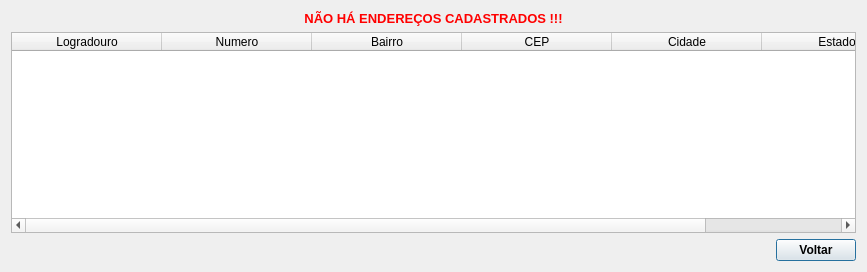
<?xml version="1.0" encoding="UTF-8"?>
<ui version="4.0">
 <class>frmConsultaEndereco</class>
 <widget class="QDialog" name="frmConsultaEndereco">
  <property name="geometry">
   <rect>
    <x>0</x>
    <y>0</y>
    <width>867</width>
    <height>272</height>
   </rect>
  </property>
  <property name="windowTitle">
   <string>Enderecos</string>
  </property>
  <property name="windowIcon">
   <iconset resource="arquivos.qrc">
    <normaloff>:/Arquivos/Imagens/endereco.png</normaloff>:/Arquivos/Imagens/endereco.png</iconset>
  </property>
  <layout class="QGridLayout" name="gridLayout">
   <item row="2" column="1">
    <widget class="QPushButton" name="pushButton_Fechar">
     <property name="font">
      <font>
       <weight>75</weight>
       <bold>true</bold>
      </font>
     </property>
     <property name="text">
      <string>Voltar</string>
     </property>
     <property name="icon">
      <iconset>
       <normaloff>Arquivos/Imagens/voltar.png</normaloff>Arquivos/Imagens/voltar.png</iconset>
     </property>
    </widget>
   </item>
   <item row="2" column="0">
    <spacer name="horizontalSpacer">
     <property name="orientation">
      <enum>Qt::Horizontal</enum>
     </property>
     <property name="sizeHint" stdset="0">
      <size>
       <width>40</width>
       <height>20</height>
      </size>
     </property>
    </spacer>
   </item>
   <item row="1" column="0" colspan="2">
    <widget class="QTableWidget" name="tableWidget_Enderecos">
     <property name="editTriggers">
      <set>QAbstractItemView::NoEditTriggers</set>
     </property>
     <attribute name="horizontalHeaderDefaultSectionSize">
      <number>150</number>
     </attribute>
     <attribute name="horizontalHeaderShowSortIndicator" stdset="0">
      <bool>false</bool>
     </attribute>
     <attribute name="horizontalHeaderStretchLastSection">
      <bool>true</bool>
     </attribute>
     <attribute name="verticalHeaderVisible">
      <bool>false</bool>
     </attribute>
     <column>
      <property name="text">
       <string>Logradouro</string>
      </property>
     </column>
     <column>
      <property name="text">
       <string>Numero</string>
      </property>
     </column>
     <column>
      <property name="text">
       <string>Bairro</string>
      </property>
     </column>
     <column>
      <property name="text">
       <string>CEP</string>
      </property>
     </column>
     <column>
      <property name="text">
       <string>Cidade</string>
      </property>
     </column>
     <column>
      <property name="text">
       <string>Estado</string>
      </property>
     </column>
    </widget>
   </item>
   <item row="0" column="0" colspan="2">
    <widget class="QLabel" name="label">
     <property name="font">
      <font>
       <pointsize>10</pointsize>
       <weight>75</weight>
       <bold>true</bold>
      </font>
     </property>
     <property name="styleSheet">
      <string notr="true">color: rgb(255, 0, 0);</string>
     </property>
     <property name="text">
      <string>NÃO HÁ ENDEREÇOS CADASTRADOS !!!</string>
     </property>
     <property name="alignment">
      <set>Qt::AlignCenter</set>
     </property>
    </widget>
   </item>
  </layout>
 </widget>
 <resources>
  <include location="arquivos.qrc"/>
 </resources>
 <connections/>
</ui>
